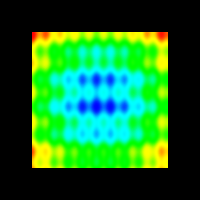

Reproduce this figure in Python.
#!/usr/bin/env python

# Warp an analytic wavelet image toward a point using vtkWarpTo.

# Factory overrides
import vtkmodules.vtkInteractionStyle  # noqa: F401
import vtkmodules.vtkRenderingOpenGL2  # noqa: F401

from vtkmodules.vtkFiltersGeneral import vtkWarpTo
from vtkmodules.vtkImagingCore import vtkRTAnalyticSource
from vtkmodules.vtkRenderingCore import (
    vtkActor,
    vtkDataSetMapper,
    vtkRenderWindow,
    vtkRenderWindowInteractor,
    vtkRenderer,
)

# Generate wavelet data
wavelet = vtkRTAnalyticSource()
wavelet.SetWholeExtent(-100, 100, -100, 100, 0, 0)
wavelet.SetCenter(0, 0, 0)
wavelet.SetMaximum(255)
wavelet.SetStandardDeviation(0.5)
wavelet.SetXFreq(60)
wavelet.SetYFreq(30)
wavelet.SetZFreq(40)
wavelet.SetXMag(10)
wavelet.SetYMag(18)
wavelet.SetZMag(5)
wavelet.SetSubsampleRate(1)

# Warp toward a point
warp = vtkWarpTo()
warp.SetInputConnection(wavelet.GetOutputPort())
warp.SetScaleFactor(0)
warp.SetPosition(0, 0, 0)

mapper = vtkDataSetMapper()
mapper.SetInputConnection(warp.GetOutputPort())
mapper.SetScalarRange(75, 290)

actor = vtkActor()
actor.SetMapper(mapper)

# Update warp parameters
warp.SetScaleFactor(0.25)
warp.SetPosition(75, 75, 0)
warp.Update()

# Renderer
renderer = vtkRenderer()
renderer.AddActor(actor)

# Window
render_window = vtkRenderWindow()
render_window.SetMultiSamples(0)
render_window.AddRenderer(renderer)
render_window.SetSize(200, 200)
render_window.SetWindowName("warp to image")

# Interactor
interactor = vtkRenderWindowInteractor()
interactor.SetRenderWindow(render_window)

# Scene
renderer.ResetCamera()

interactor.Initialize()
interactor.Start()
